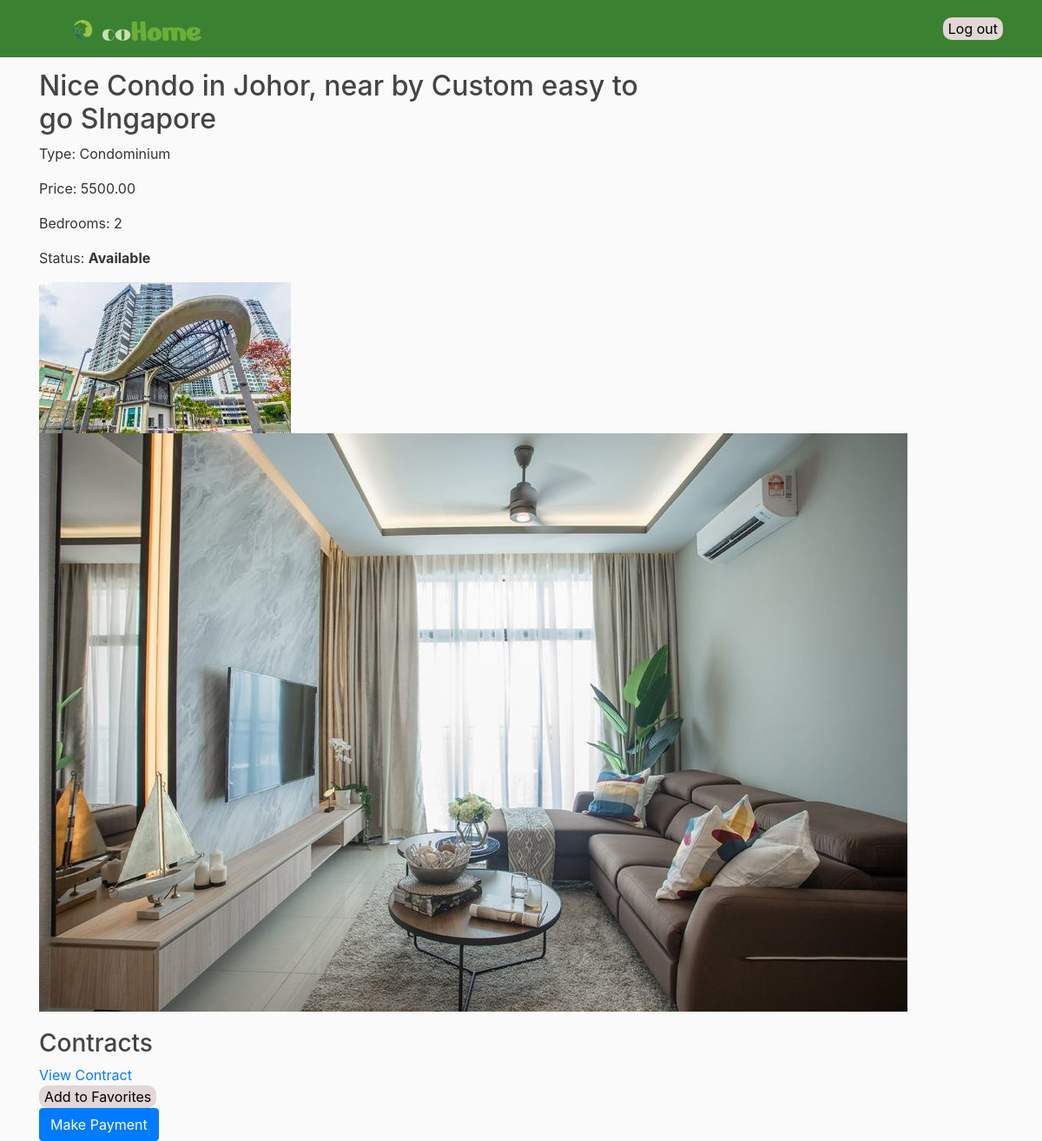
Page /house_units/20/ (signed in) on the committed database.
### users/models.py (models this page shows, shortened)
class HouseUnit(models.Model):
    STATUS_CHOICES = (
        ('available', 'Available'),
        ('rented', 'Rented Out'),
    )
    owner = models.ForeignKey(User, on_delete=models.CASCADE)
    description = models.TextField()
    location = models.CharField(max_length=255, choices=MALAYSIA_STATE_CHOICES, default='KUL')
    house_type = models.CharField(max_length=50, choices=HOUSE_TYPE_CHOICES, default='apartment')
    price = models.DecimalField(max_digits=10, decimal_places=2, default=0.00)
    bedrooms = models.IntegerField(choices=BEDROOM_CHOICES, default=1)
    status = models.CharField(max_length=10, choices=STATUS_CHOICES, default='available')

class HouseImage(models.Model):
    house = models.ForeignKey(HouseUnit, related_name='images', on_delete=models.CASCADE)
    image = models.ImageField(upload_to='house_images/')

class Contract(models.Model):
    house_unit = models.ForeignKey(HouseUnit, related_name='contracts', on_delete=models.CASCADE)
    uploaded_by = models.ForeignKey(User, on_delete=models.CASCADE)
    contract_file = models.FileField(upload_to='contracts/')
    upload_date = models.DateTimeField(auto_now_add=True)

### users/views.py (the view, shortened to what this page needs)
# urls.py: path('house_units/<int:house_unit_id>/', user_views.house_unit_detail, name='house_unit_detail'),
@login_required
def house_unit_detail(request, house_unit_id):
    house_unit = get_object_or_404(HouseUnit, pk=house_unit_id)
    contracts = house_unit.contracts.all()
    is_tenant = request.user.groups.filter(name='Tenant').exists()
    is_searcher = request.user.groups.filter(name='Searcher').exists()
    is_technician = request.user.groups.filter(name='technician').exists()
    if is_searcher or is_tenant:
        context = {
            'house_unit': house_unit,
            'is_tenant': is_tenant,
            'is_searcher': is_searcher,
            'is_technician': is_technician,
            'contracts': contracts,
        }
        return render(request, 'users/house_unit_detail_searcher.html', context)
    return HttpResponseForbidden("You do not have permission to view this page.")

### users/templates/users/house_unit_detail_searcher.html (shortened to what this page needs)
{% extends "Cohome/base.html" %}
{% block content %}
<div>
    <h2>{{ house_unit.description }}</h2>
    <p>Type: {{ house_unit.get_house_type_display }}</p>
    <p>Price: {{ house_unit.price }}</p>
    <p>Bedrooms: {{ house_unit.bedrooms }}</p>
    <p>Status: <strong>{{ house_unit.get_status_display }}</strong></p>
    <div class="house-images" style="margin-bottom: 20px;">
        {% for image in house_unit.images.all %}
            <img src="{{ image.image.url }}" alt="House image" style="margin-right: 10px;">
        {% endfor %}
    </div>
    <div class="house-contracts">
        <h3>Contracts</h3>
        {% for contract in house_unit.contracts.all %}
            <div>
                <a href="{{ contract.contract_file.url }}" target="_blank">View Contract</a>
            </div>
        {% empty %}
            <p>No contracts available for this house unit.</p>
        {% endfor %}
    </div>
    <form action="{% url 'add_to_favorites' house_unit.id %}" method="post">
        <button type="submit">Add to Favorites</button>
    </form>
    {% if is_tenant %}
    <a href="{% url 'tenant_make_payment' house_unit.id %}" class="btn btn-primary">Make Payment</a>
{% elif is_searcher and house_unit.status == 'available' %}
    <a href="{% url 'make_payment' house_unit.id %}" class="btn btn-primary">Make Payment</a>
{% else %}
    <p>This unit is currently rented out.</p>
{% endif %}
</div>
{% endblock %}

### Cohome/templates/Cohome/base.html (shortened to what this page needs)
{% load static%}
<!DOCTYPE html>
<html>
    <head>
    <link rel="stylesheet" href="https://cdn.jsdelivr.net/npm/bootstrap@4.0.0/dist/css/bootstrap.min.css">
    <link rel="stylesheet" href="https://stackpath.bootstrapcdn.com/bootstrap/4.5.2/css/bootstrap.min.css">
    <link rel="stylesheet" type="text/css" href="{% static 'Cohome/main.css' %}">
    </head>
    <body>
        <header class="site-header">
          <nav class="navbar navbar-expand-md navbar-dark custom-navbar-bg fixed-top">
              <div class="container">
                <div class="collapse navbar-collapse" id="navbarToggle">
                  <div class="navbar-nav mr-auto">
                    <a class="navbar-brand mr-4" href="{% url 'user-redirect'%}">
                      <img src="{% static 'logo.png' %}" alt="Logo" height="40">
                  </a>
                  </div>
                  <div class="navbar-nav">
                    {% if user.is_authenticated %}
                    <form action="{% url 'logout' %}" method="post">
                      <button type="submit" class="logout">Log out</button>
                    {% else %}
                    <form action="{% url 'login' %}" method="post">
                      {% csrf_token %}
                      <button type="submit" class="logout">Login</button>
                    {% endif %}
                    </form>
                  </div>
                </div>
              </div>
            </nav>
          </header>
          <main role="main" class="container">
            <div class="row">
              <div class="col-md-8">
                {% block content %}{% endblock %}
              </div>
            </div>
          </main>
  </body>
</html>
    </body>
    </html>

### Cohome/static/Cohome/main.css (style rules this page uses)
body { background: #fafafa; color: #333333; margin-top: 5rem; }
h1, h2, h3, h4, h5, h6 { color: #444444; }

### rows in the picture
HouseUnit: description "Nice Condo in Johor, near by Custom easy to go SIngapore", house_type "Condominium", price "5500.00", bedrooms "2", status "Available"
HouseImage: image (picture)
HouseImage: image (picture)
